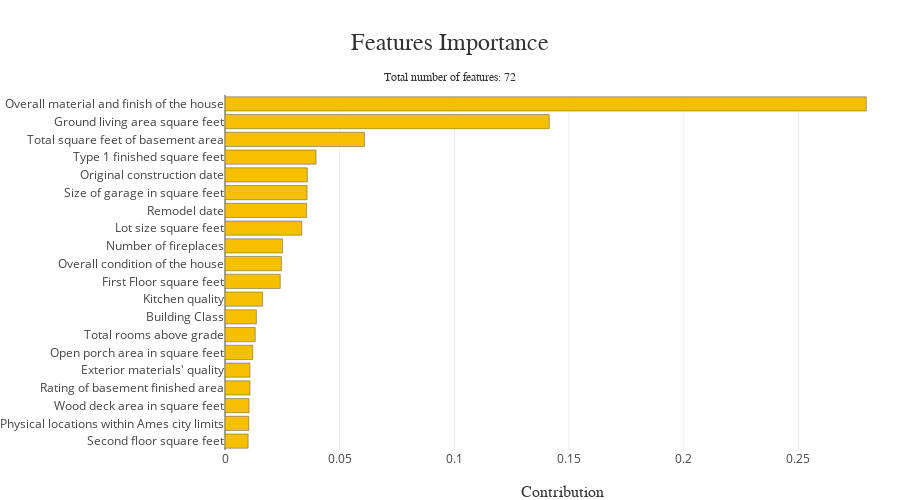

Notebook source saved alongside this figure:
### Code cell
xpl.plot.features_importance()

### Figure 1 — Plotly figure (JSON) as saved in the notebook; plotly's stock layout.template omitted (floating-point values rounded to 4 significant figures)
{"data": [{"marker": {"color": ["rgba(244, 192, 0, 1.0)", "rgba(244, 192, 0, 1.0)", "rgba(244, 192, 0, 1.0)", "rgba(244, 192, 0, 1.0)", "rgba(244, 192, 0, 1.0)", "rgba(244, 192, 0, 1.0)", "rgba(244, 192, 0, 1.0)", "rgba(244, 192, 0, 1.0)", "rgba(244, 192, 0, 1.0)", "rgba(244, 192, 0, 1.0)", "rgba(244, 192, 0, 1.0)", "rgba(244, 192, 0, 1.0)", "rgba(244, 192, 0, 1.0)", "rgba(244, 192, 0, 1.0)", "rgba(244, 192, 0, 1.0)", "rgba(244, 192, 0, 1.0)", "rgba(244, 192, 0, 1.0)", "rgba(244, 192, 0, 1.0)", "rgba(244, 192, 0, 1.0)", "rgba(244, 192, 0, 1.0)"], "line": {"color": "rgba(52, 55, 54, 0.8)", "width": 0.5}}, "name": "Global", "orientation": "h", "type": "bar", "x": [0.0101, 0.0104, 0.0105, 0.0109, 0.0109, 0.0121, 0.0132, 0.0137, 0.0164, 0.0241, 0.0246, 0.0251, 0.0335, 0.0356, 0.0358, 0.0359, 0.0397, 0.0608, 0.1414, 0.2796], "y": ["Second floor square feet", "Physical locations within Ames city limits", "Wood deck area in square feet", "Rating of basement finished area", "Exterior materials' quality", "Open porch area in square feet", "Total rooms above grade", "Building Class", "Kitchen quality", "First Floor square feet", "Overall condition of the house", "Number of fireplaces", "Lot size square feet", "Remodel date", "Size of garage in square feet", "Original construction date", "Type 1 finished square feet", "Total square feet of basement area", "Ground living area square feet", "Overall material and finish of the house"]}], "layout": {"autosize": false, "barmode": "group", "height": 500, "hovermode": "closest", "margin": {"b": 50, "l": 160, "r": 0, "t": 95}, "title": {"font": {"color": "rgb(50, 50, 50)", "family": "Arial", "size": 24}, "text": "Features Importance<span style='font-size: 12px;'><br />Total number of features: 72</span>", "x": 0.5, "xanchor": "center", "y": 0.9, "yanchor": "middle"}, "width": 900, "xaxis": {"automargin": true, "title": {"font": {"color": "rgb(50, 50, 50)", "family": "Arial Black", "size": 16}, "text": "Contribution"}}, "yaxis": {"automargin": true, "title": {"font": {"color": "rgb(50, 50, 50)", "family": "Arial Black", "size": 16}}}}}
